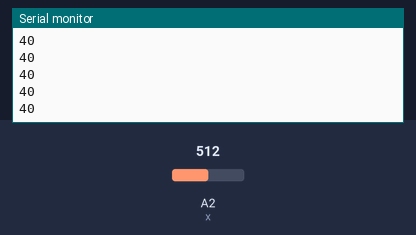
The sketch below on a simulated Arduino Uno, built with avr-gcc and run on an emulated ATmega328P. On the bench: the last lines printed to the serial monitor. Inputs (shaded band) come from the test bench; at power-on: A2 (x) = 512.

Above: at 1.2 s.
1.3 s: A2 (x) set to 716
At 1.31 s:
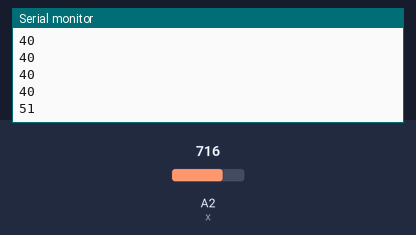
2.8 s: A2 (x) set to 900
At 2.81 s:
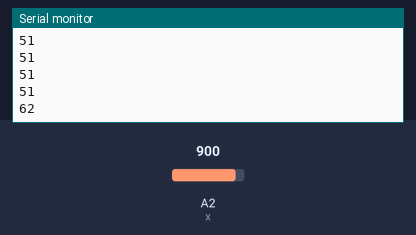
Timing chart, 0 to 5.8 s (numbered marks = the images above; inputs shaded):
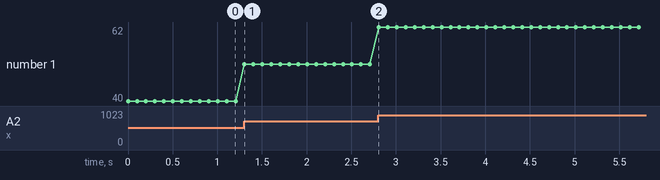

The sketch:

humiditySensor.ino
```cpp
//Sensore umidità prodotto su Tinkercad
float humidity;
int x = A2;
void setup()
{
Serial.begin(9600);
}
void loop()
{
humidity=analogRead(x);
  Serial.println(map(humidity,0,1023,10,70));
  delay(100);
}
```

Measured:
- after the input at 1.3 s, the serial monitor: prints a new line at once (image 1)
- after the input at 2.8 s, the serial monitor: prints a new line at once (image 2)
- plotted number 1: 40 → 51 after the input at 1.3 s, 51 → 62 after the input at 2.8 s
